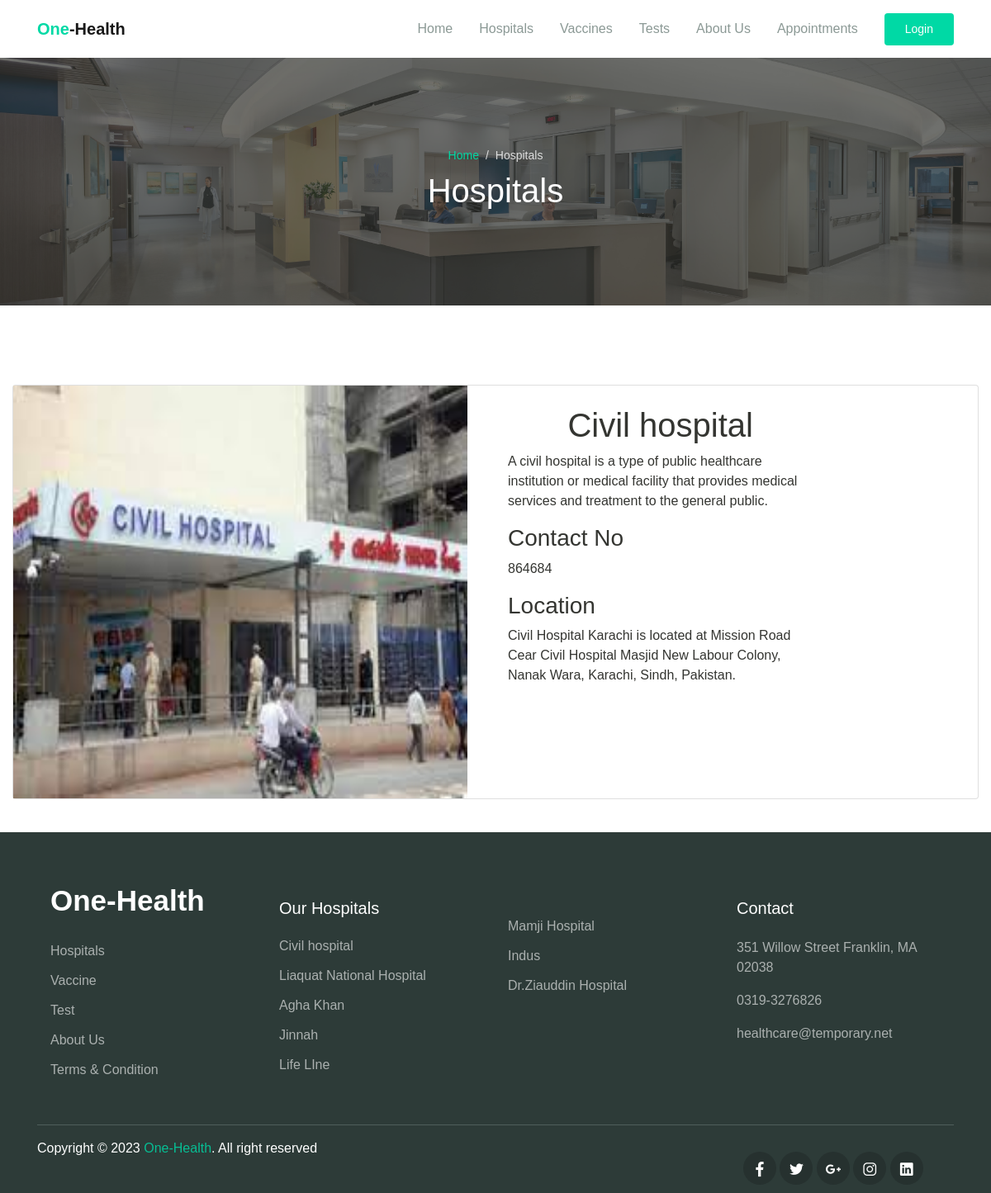
The app's page /User/hosinfo.php?id=1 with its own data.
### tables this page shows
CREATE TABLE `hospital` (
  `H_id` int(11) NOT NULL,
  `U_id` int(11) NOT NULL,
  `H_name` varchar(300) NOT NULL,
  `h_img` varchar(1000) NOT NULL,
  `Contact` bigint(20) NOT NULL,
  `Details` varchar(1000) NOT NULL,
  `location` varchar(500) NOT NULL,
  `status` int(11) NOT NULL
);

### User/hosinfo.php (the view, shortened to what this page needs)
<!DOCTYPE html>
<html lang="en">
<head>
  <link rel="stylesheet" href="../assets/css/maicons.css">
  <link rel="stylesheet" href="../assets/css/bootstrap.css">
  <link rel="stylesheet" href="../assets/vendor/owl-carousel/css/owl.carousel.css">
  <link rel="stylesheet" href="../assets/vendor/animate/animate.css">
  <link rel="stylesheet" href="../assets/css/theme.css">
</head>
<body>
<?php
include('navbar.php')
?>
<div class="page-banner overlay-dark bg-image" style="background-image: url(../assets/img/HOME.jpg);">
  <div class="banner-section">
    <div class="container text-center wow fadeInUp">
      <nav aria-label="Breadcrumb">
        <ol class="breadcrumb breadcrumb-dark bg-transparent justify-content-center py-0 mb-2">
          <li class="breadcrumb-item"><a href="index.php">Home</a></li>
          <li class="breadcrumb-item active" aria-current="page">Hospitals</li>
        </ol>
      </nav>
      <h1 class="font-weight-normal">Hospitals</h1>
    </div>
  </div>
</div>
<br><br><br><br>
<?php
$id=$_GET['id'];
$q="select * from hospital where H_id='$id'";
$res = mysqli_query($con, $q);
while ($data = mysqli_fetch_assoc($res)) {
?>
<div class="container-fluid">
<div class="card mb-3" style="max-width: 100%;">
    <div class="row g-0">
        <div class="col-md-6">
    <img style="height: 500px;width: 550px;" src="../ADMIN/<?php echo $data['h_img'] ?>" alt="">
    </div>
    <div class="col-md-4">
   <br>
<center><h1><?php echo $data['H_name'] ?></h1></center>
<p>
<?php echo $data['Details'] ?></p>
<p>
<h3 class="">Contact No</h3>
<?php echo $data['Contact'] ?></p>
<p>
<h3 class="">Location</h3>
<?php echo $data['location']?></p>
</div>
        </div>
    </div>
</div>
<br>
<?php
}
?>
<?php
include('footer.php');
?>
</body>
</html>

### User/footer.php (shortened to what this page needs)
<!DOCTYPE html>
<html lang="en">
<head>
  <link rel="stylesheet" href="../assets/css/maicons.css">
  <link rel="stylesheet" href="../assets/css/bootstrap.css">
  <link rel="stylesheet" href="../assets/vendor/owl-carousel/css/owl.carousel.css">
  <link rel="stylesheet" href="../assets/vendor/animate/animate.css">
  <link rel="stylesheet" href="../assets/css/theme.css">
</head>
<body>
<footer class="page-footer">
    <div class="container">
      <div class="row px-md-3">
        <div class="col-sm-6 col-lg-3 py-3">
        <ul class="footer-menu">
        <h5><a class="navbar-brand" href="index.php"><span class="text-primary1 " style= "font-size: 35px">One-Health</a></span></h5>
            <li><a href="hospital.php">Hospitals  </a></li>
            <li><a href="vaccine.php">Vaccine</a></li>
            <li><a href="test.php">Test</a></li>
            <li><a href="about.php">About Us</a></li>
            <li><a href="terms&co.php">Terms & Condition</a></li>
          </ul>
        </div>
        <div class="col-md-6 col-lg-3 py-3">
          <br>
    <h5>Our Hospitals</h5>
    <ul class="footer-menu">
        <?php
        $q = "select * from hospital where status=0";
        $res = mysqli_query($con, $q);
        $count = 0;
        while ($data = mysqli_fetch_assoc($res)) {
            if ($count % 5 == 0 && $count != 0) {
                echo '</ul></div><div class="col-md-6 col-lg-3 py-3"><br><h5></h5><ul class="footer-menu">';
            }
            ?>
            <li><a href="hosinfo.php?id=<?php echo $data['H_id'] ?>"><?php echo $data['H_name'] ?></a></li>
            <?php
            $count++;
        }
        ?>
    </ul>
</div>
<div class="col-sm-6 col-lg-3 py-3">
  <br>
          <h5>Contact</h5>
          <p class="footer-link mt-2">351 Willow Street Franklin, MA 02038</p>
          <a href="#" class="footer-link">0319-3276826</a>
          <a href="#" class="footer-link">healthcare@temporary.net</a>
</div>
      </div>
<hr>
      <div class="row">
      <div class="col-lg-9">
      <p id="copyright">Copyright &copy; 2023 <a href="index.php" target="_blank">One-Health</a>. All right reserved</p>
      </div>
<div class="col-lg-3">
          <div class="footer-sosmed mt-3">
            <a href="#" target="_blank"><span class="mai-logo-facebook-f"></span></a>
            <a href="#" target="_blank"><span class="mai-logo-twitter"></span></a>
            <a href="#" target="_blank"><span class="mai-logo-google-plus-g"></span></a>
            <a href="#" target="_blank"><span class="mai-logo-instagram"></span></a>
            <a href="#" target="_blank"><span class="mai-logo-linkedin"></span></a>
          </div>
</div>
    </div>
    </div>
  </footer>
</body>
</html>

### assets/css/theme.css (style rules this page uses)
:root { --primary: #00D9A5; --accent: #FF3D85; --secondary: #4E5AFE; --warning: #EED818; --info: #05B4E1; --danger: #FF4943; --success: #96C93D; --dark: #343531; --light: #F5F9F6; --cs: #596261; --grey: #6E807A; }
body { font-family: "Source Sans Pro", sans-serif; line-height: 1.5; color: #343531; }
a { color: #07be94; text-decoration: none; background-color: transparent; }
.text-primary1 { color: #ffffff !important; }
.breadcrumb { background-color: #f8f9fa; }
.breadcrumb-dark .breadcrumb-item a { color: #00D9A5; }
.breadcrumb-dark .breadcrumb-item + .breadcrumb-item::before { display: inline-block; padding-right: 0.5rem; color: rgba(255, 255, 255, 0.8); content: "/"; }
.breadcrumb-dark .breadcrumb-item.active { color: rgba(255, 255, 255, 0.8); }
.navbar-brand { font-weight: 600; padding-top: 10px; padding-bottom: 10px; }
.bg-image { position: relative; background-position: center center; background-size: cover; background-repeat: no-repeat; }
.bg-image > * { position: relative; z-index: 10; }
.page-banner { position: relative; height: 300px; z-index: 10; }
.page-hero.overlay-dark::before, .page-banner.overlay-dark::before { content: ""; position: absolute; top: 0; left: 0; width: 100%; height: 100%; background: rgba(52, 53, 49, 0.7); z-index: 1; }
.page-banner .breadcrumb-item, .page-banner .breadcrumb-item a { font-size: 14px; }
.hero-section, .banner-section { position: relative; display: -ms-flexbox; display: flex; -ms-flex-align: center; align-items: center; -ms-flex-pack: center; justify-content: center; height: 100%; color: #ffffff; z-index: 10; }
.page-footer { position: relative; display: block; padding-top: 40px; padding-bottom: 10px; background-color: #2D3B38; color: #fff; }
.page-footer h5 { font-weight: 500; margin-bottom: 16px; }
.page-footer hr { border-color: #4F5E5B; }
.footer-menu { position: relative; list-style: none; padding-left: 0; }
.footer-menu a, .footer-link { display: inline-block; padding-top: 6px; padding-bottom: 6px; color: rgba(255, 255, 255, 0.6); transition: all .2s ease; }
.footer-link { padding: 0; margin-bottom: 16px; }
.footer-sosmed a { display: inline-block; width: 40px; height: 40px; line-height: 42px; border-radius: 50%; text-align: center; font-size: 18px; background-color: #26312F; color: #ffff; transition: all .2s ease; }

### records on screen
hospital: h_img (picture), H_name "Civil hospital", Details "A civil hospital is a type of public healthcare institution or medical facility that provides medical services and treatment to the general public.", Contact "864684", location "Civil Hospital Karachi is located at Mission Road Cear Civil Hospital Masjid New Labour Colony, Nanak Wara, Karachi, Sindh, Pakistan."
hospital: H_name "Liaquat National Hospital"
hospital: H_name "Agha Khan"
hospital: H_name "Jinnah"
hospital: H_name "Life LIne"
hospital: H_name "Mamji Hospital"
hospital: H_name "Indus"
hospital: H_name "Dr.Ziauddin Hospital"
